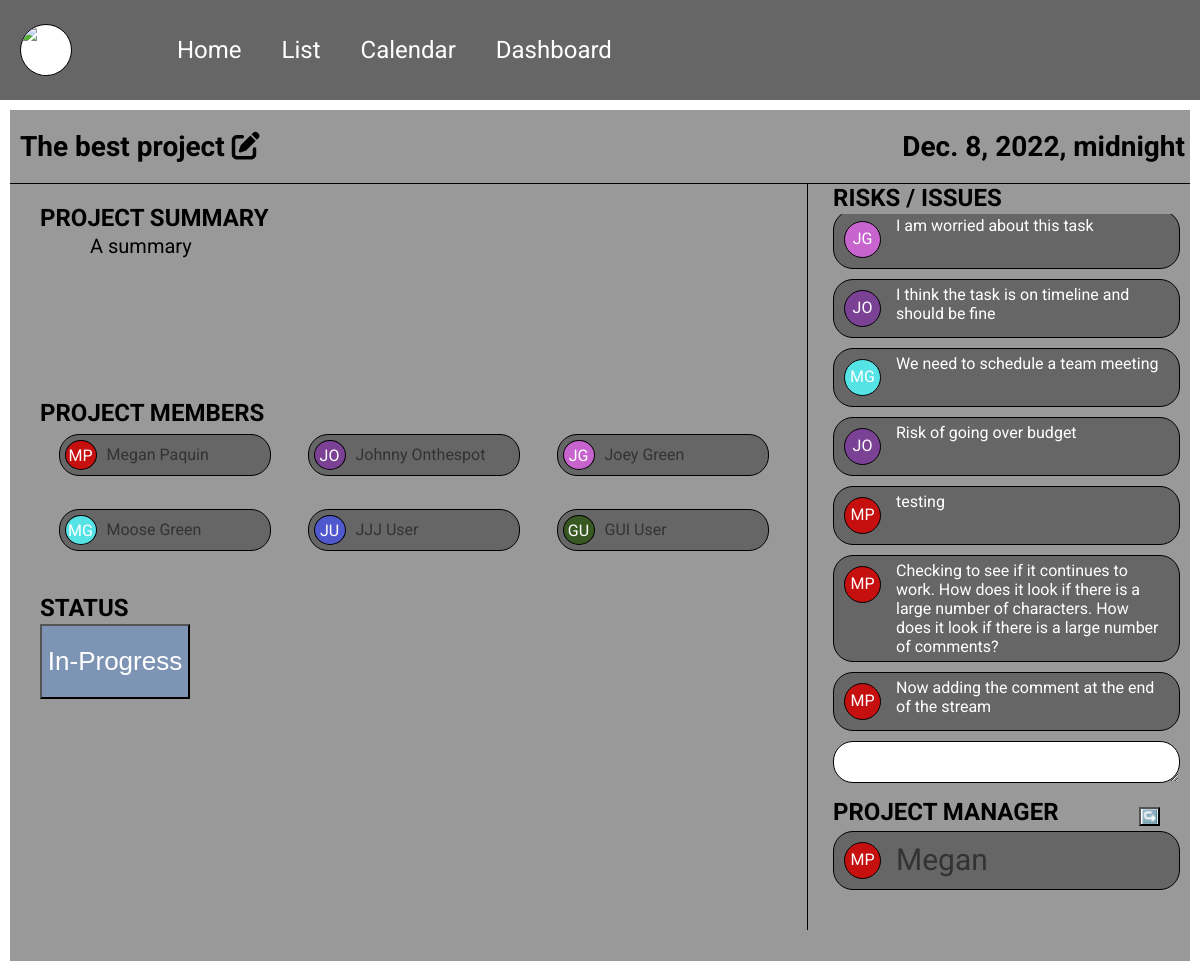
Before: /projects/1 with the older database file.
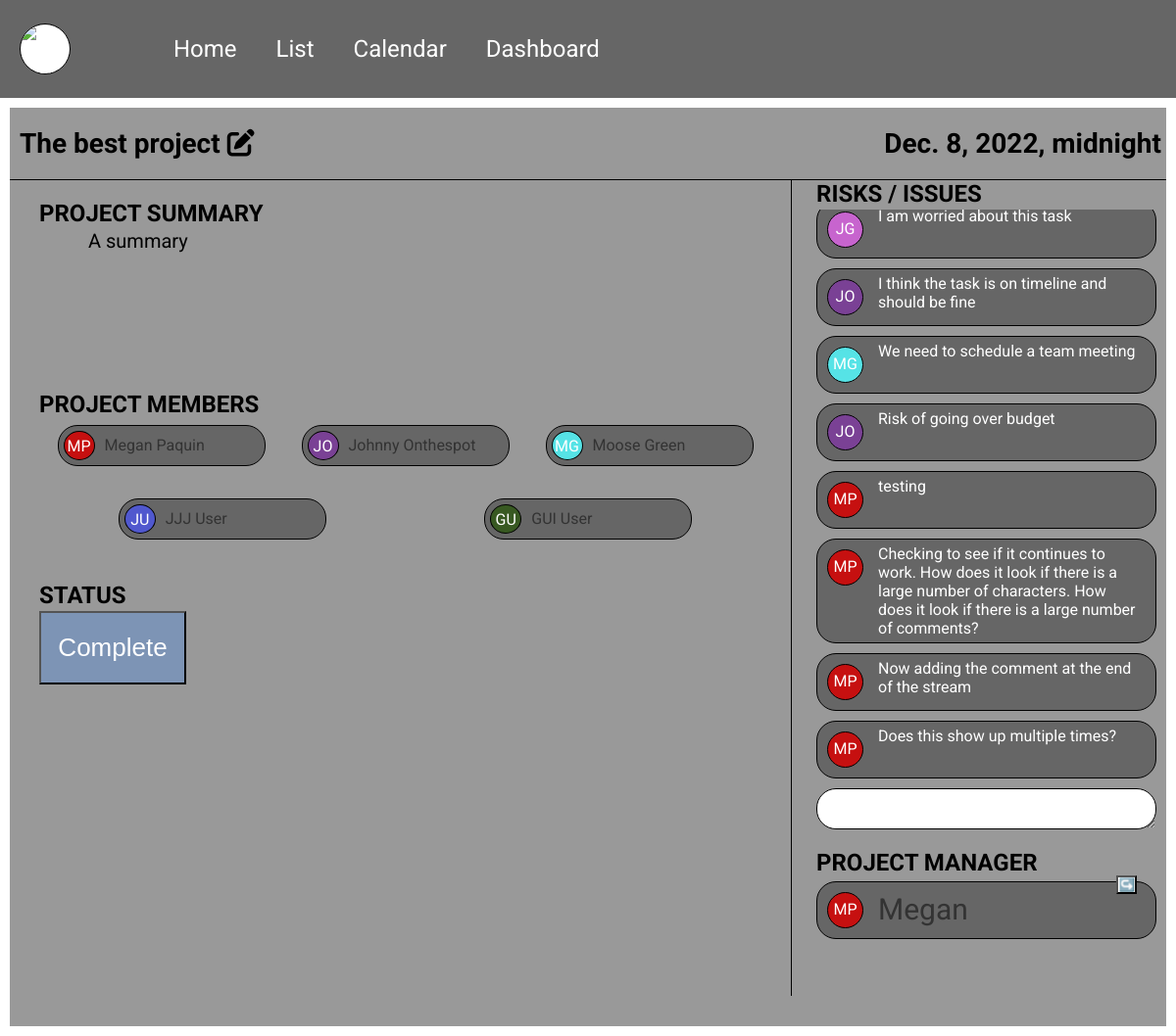
After: the same page with the newer database file.
### accounts/models.py (models this page shows, shortened)
class CustomUser(AbstractBaseUser, PermissionsMixin):
    email = models.EmailField(_('email address'), unique=True)
    is_staff = models.BooleanField(default=False)
    is_active = models.BooleanField(default=True)
    date_joined = models.DateTimeField(default=timezone.now)
    USERNAME_FIELD = 'email'
    REQUIRED_FIELDS = []
    color = models.CharField(max_length=7, default="#FFFFFF")
    first_name = models.CharField(max_length=128)
    last_name = models.CharField(max_length=128)
    phone = models.CharField(max_length=9, null=True)
    image = models.ImageField(upload_to='images/', default='default_img.png')
    objects = CustomUserManager()

### projects/models.py (models this page shows, shortened)
class Project(models.Model):
    title = models.CharField(max_length=120)
    summary = models.TextField()
    deadline = models.DateTimeField()
    created_on = models.DateTimeField(auto_now_add=True)
    author = models.ForeignKey(
        get_user_model(),
        on_delete=models.CASCADE,
        related_name="project_author"
    )
    status = models.ForeignKey(
        Status,
        on_delete=models.CASCADE,
        blank = True,
        null = True
    )
    members = models.ManyToManyField(CustomUser)

class Status(models.Model):
    name = models.CharField(max_length=128)
    description = models.CharField(max_length=128)
    def __str__(self):
        return self.name

class Comment(models.Model):
    created_on = models.DateTimeField(auto_now_add=True)
    author = models.ForeignKey(
        get_user_model(),
        on_delete=models.CASCADE,
        related_name="comment_author"
    )
    comment = models.TextField()
    project = models.ForeignKey(
        Project,
        on_delete=models.CASCADE,
        related_name="comment_project"
    )
    def __str__(self):
        return self.comment

### projects/views.py (the view, shortened to what this page needs)
# urls.py: path('<int:pk>', ProjectDetailView.as_view(), name="project-detail"),
class ProjectDetailView(FormMixin, DetailView):
    template_name = "projects/project-detail.html"
    model = Project
    form_class = CommentForm
    def get_context_data(self, **kwargs):
        context = super(ProjectDetailView, self).get_context_data(**kwargs)
        context['comments'] = Comment.objects.all().order_by('created_on').reverse()
        context['form'] = CommentForm(initial={'project': self.object})
        return context

### projects/forms.py
class CommentForm(forms.ModelForm):
    class Meta:
        model = Comment
        fields = ['comment']

### templates/projects/project-detail.html (shortened to what this page needs)
{% extends 'base.html' %}
{% load static %}
{% block links %}
    <link rel="stylesheet" href="{% static 'css/task-detail.css' %}" />
{% endblock links %}
{% block contents %}
<div class="everything">
    <div class="top-section">
        <div class="task-name">
            <h3>{{ project.title }} <a href="{% url 'project-update' project.id%}"><i class="fa-solid fa-pen-to-square"></i></a></h3>
        </div>
        <div class="deadline">
            <h3>{{ project.deadline }}</h3>
        </div>
    </div>
    <div class="bottom-section">
        <div class="left-section">
            <div class="summary">
                <h4>PROJECT SUMMARY</h4>
                <p>{{ project.summary }}</p>
            </div>
            <div class="details" style="display: flex;
            flex-direction: row;
            flex-wrap: wrap; justify-content: space-between;">
                <h4>PROJECT MEMBERS</h4>
                <div class="members">
                {% for member in project.members.all %}
                    <div class="user-bubble-little">
                        <div class="circle-little" style="background-color: {{member.color}};">{{ member.first_name | slice:1}}{{ member.last_name | slice:1 }}</div>
                        <span>{{ member.first_name }} {{ member.last_name }}</span>
                    </div>
                {% endfor %}
                </div>
            </div>
            <div class="status">
                <h4>STATUS</h4>
                <button>{{ project.status }}</button>
            </div>
        </div>
        <div class="right-section">
            <h4>RISKS / ISSUES</h4>
            <div class="risks">
                <div class="comments">
                    {% for comment in comments %}
                        {% if project.title == comment.project.title %}
                        <div class="comment-bubble">
                        <div class="circle" style="background-color: {{comment.author.color}};">{{ comment.author.first_name | slice:1 }}{{ comment.author.last_name | slice:1}}</div>
                        <span>{{ comment }}</span>
                        </div>
                        {% endif %}
                    {% endfor %}
                </div>
            </div>
            <div class="comment">
                <form method="POST">
                    <span>{{ form.comment }}</span>
                    <input type="submit" value="↪️" class="comment-button">
                </form>
            </div>
            <div class="assignee">
                <h4>PROJECT MANAGER</h4>
                <div class="user-bubble">
                    <div class="circle" style="background-color: {{project.author.color }};">{{ project.author.first_name | slice:1 }}{{ project.author.last_name | slice:1}}</div>
                    <span>{{ project.author.first_name }}</span>
                </div>
            </div>
        </div>
    </div>
</div>
{% endblock contents %}

Changed rows visible on the page:
no longer on this page (row unchanged): CustomUser: first_name "J", last_name "G", first_name "Joey", last_name "Green"
changed Project "The best project": status "In-Progress" → "Complete"
added Comment: author.first_name "M", author.last_name "P", comment "Does this show up multiple times?"
